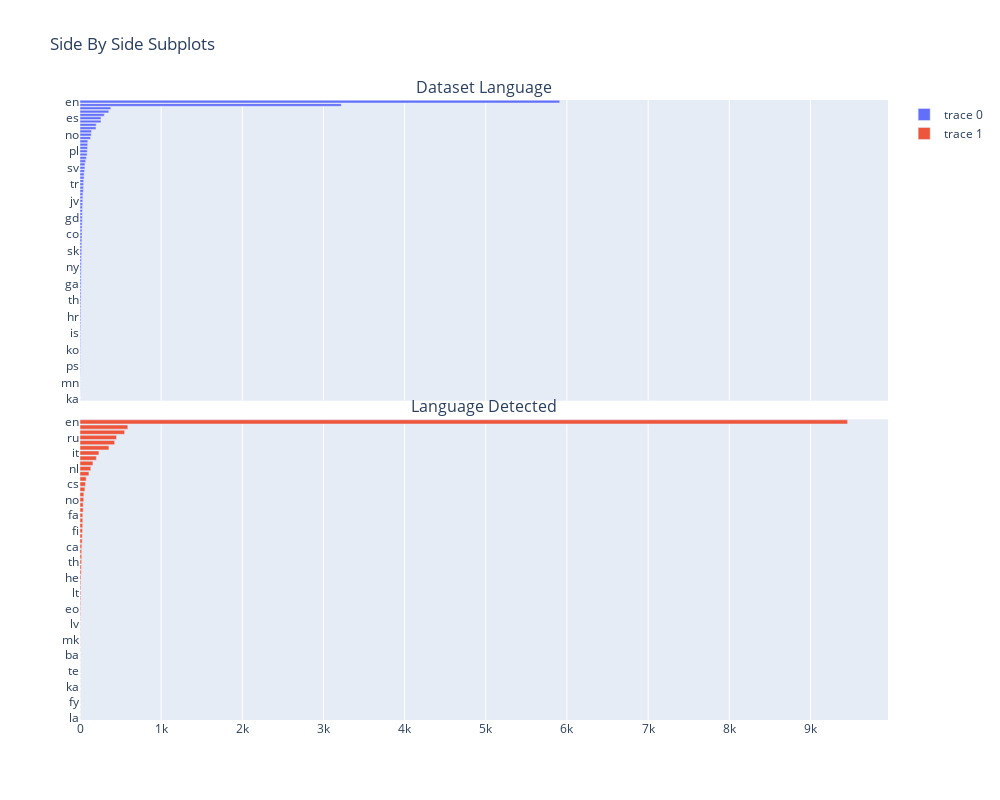

Notebook source saved alongside this figure:
### Code cell
from plotly.subplots import make_subplots
import plotly.graph_objects as go

fig = make_subplots(
                    rows=2, cols=1,
                    shared_xaxes=True,
                    vertical_spacing=0.03,
                    subplot_titles=("Dataset Language", "Language Detected")
                    )

fig.add_trace(
    go.Bar(
        x=df_train['LANGUAGE'].value_counts().sort('count', descending=False)['count'].to_list(), 
        y=df_train['LANGUAGE'].value_counts().sort('count', descending=False)['LANGUAGE'].to_list(),
        orientation='h'
        ),
    row=1, col=1
)

fig.add_trace(
    go.Bar(
        x=df_train['lang_detected'].value_counts().sort('count', descending=False)['count'].to_list(), 
        y=df_train['lang_detected'].value_counts().sort('count', descending=False)['lang_detected'].to_list(),
        orientation='h'
        ),
    row=2, col=1
)

fig.update_layout(height=800, width=1000, title_text="Side By Side Subplots")
fig.show()

### Figure 1 — Plotly figure (JSON) as saved in the notebook; plotly's stock layout.template omitted (floating-point values rounded to 4 significant figures)
{"data": [{"orientation": "h", "type": "bar", "x": [1, 1, 1, 2, 2, 2, 2, 3, 3, 4, 4, 5, 5, 5, 6, 6, 7, 7, 7, 7, 7, 8, 9, 10, 10, 10, 10, 10, 11, 11, 12, 13, 13, 13, 13, 14, 14, 14, 15, 15, 16, 17, 19, 19, 21, 21, 22, 22, 23, 25, 25, 25, 26, 27, 28, 28, 29, 30, 30, 34, 34, 35, 36, 42, 42, 45, 46, 50, 51, 56, 60, 61, 70, 78, 88, 89, 92, 94, 96, 130, 139, 141, 197, 200, 259, 259, 299, 354, 379, 3219, 5911], "xaxis": "x", "y": ["ka", "bn", "sd", "mi", "mr", "mn", "tg", "haw", "ur", "sw", "ps", "ne", "hmn", "be", "yo", "ko", "st", "lv", "kk", "ku", "is", "sm", "az", "so", "ig", "hr", "ky", "ceb", "sq", "iw", "th", "bs", "ha", "eo", "uz", "ga", "eu", "ms", "xh", "mk", "ny", "su", "sl", "ro", "fil", "sk", "mg", "fa", "ht", "ar", "co", "hi", "uk", "sr", "lt", "gd", "fi", "et", "cy", "zu", "jv", "sn", "mt", "hu", "id", "tr", "cs", "el", "ca", "gl", "sv", "bg", "vi", "fy", "lb", "pl", "da", "la", "af", "pt", "no", "nl", "zh", "it", "ja", "es", "ru", "de", "fr", "nolang", "en"], "yaxis": "y"}, {"orientation": "h", "type": "bar", "x": [1, 1, 1, 1, 1, 1, 1, 1, 1, 1, 1, 1, 1, 2, 2, 2, 3, 3, 3, 4, 7, 7, 8, 9, 10, 10, 10, 12, 16, 17, 20, 21, 21, 22, 27, 28, 31, 33, 34, 34, 39, 39, 46, 47, 60, 68, 76, 110, 133, 159, 202, 233, 356, 427, 450, 550, 589, 9458], "xaxis": "x2", "y": ["la", "kn", "is", "fy", "sq", "ur", "ka", "bs", "et", "te", "hi", "az", "ba", "bn", "gl", "mk", "oc", "war", "lv", "hr", "sh", "eo", "sl", "sr", "lt", "ms", "ko", "he", "ro", "sk", "th", "ceb", "bg", "ca", "da", "uk", "fi", "ar", "el", "fa", "tr", "hu", "no", "id", "sv", "cs", "vi", "pl", "nl", "pt", "zh", "it", "ja", "es", "ru", "fr", "de", "en"], "yaxis": "y2"}], "layout": {"annotations": [{"font": {"size": 16}, "showarrow": false, "text": "Dataset Language", "x": 0.5, "xanchor": "center", "xref": "paper", "y": 1, "yanchor": "bottom", "yref": "paper"}, {"font": {"size": 16}, "showarrow": false, "text": "Language Detected", "x": 0.5, "xanchor": "center", "xref": "paper", "y": 0.485, "yanchor": "bottom", "yref": "paper"}], "height": 800, "title": {"text": "Side By Side Subplots"}, "width": 1000, "xaxis": {"anchor": "y", "domain": [0, 1], "matches": "x2", "showticklabels": false}, "xaxis2": {"anchor": "y2", "domain": [0, 1]}, "yaxis": {"anchor": "x", "domain": [0.515, 1]}, "yaxis2": {"anchor": "x2", "domain": [0, 0.485]}}}
